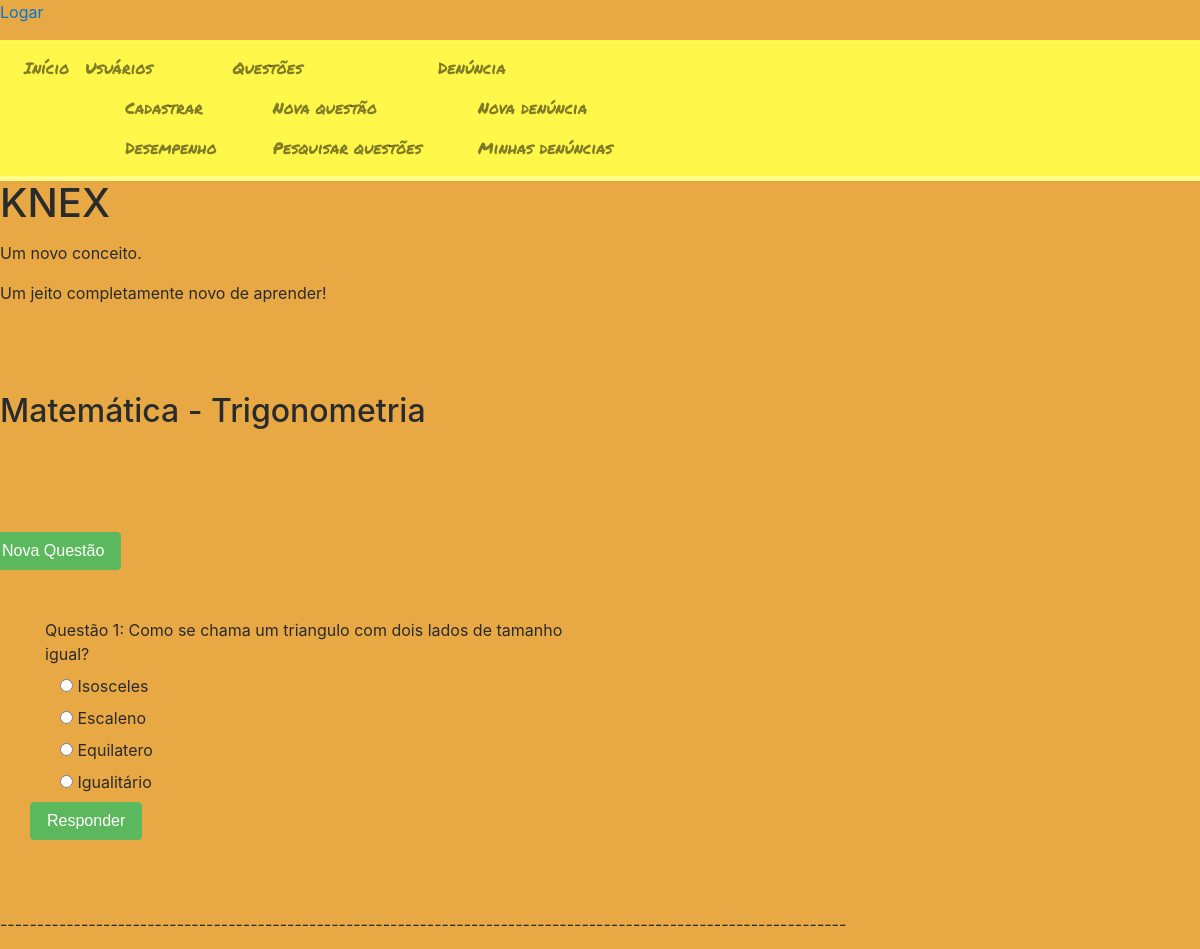
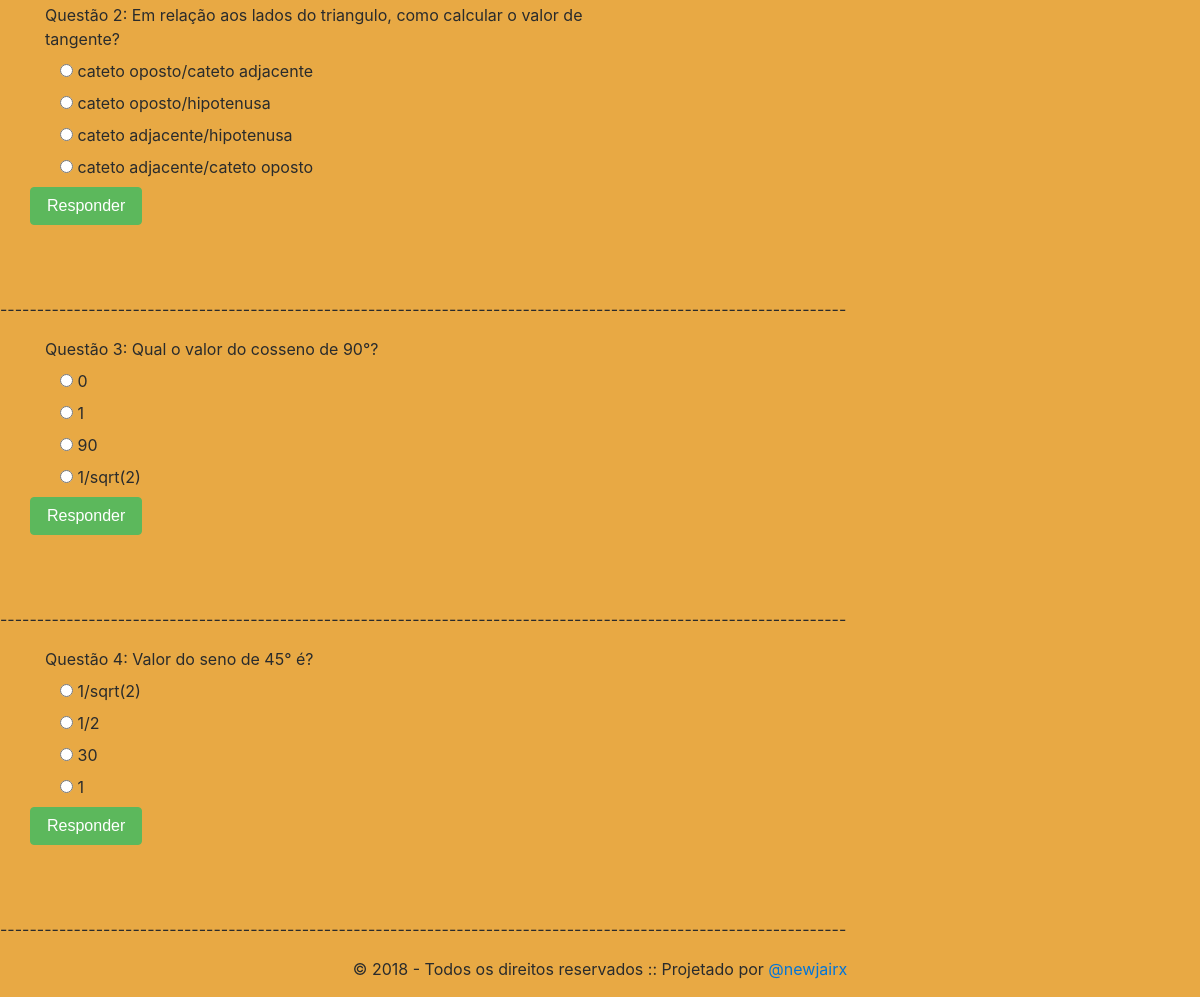
The app's page /KNEX/questoes.php?idAssunto=1&assunto=Trigonometria&area=Matemática with its own data (2 pictures, top to bottom).
### tables this page shows
CREATE TABLE QUESTAO (
ID_QUESTAO int(5) PRIMARY KEY auto_increment,
PERGUNTA varchar(400) not null,
RESPOSTA_CERTA varchar(400) not null,
RESPOSTA2 varchar(400) not null,
RESPOSTA3 varchar(400) not null,
RESPOSTA4 varchar(400) not null,
RESPOSTA5 varchar(400) not null,
ID_USUARIO int(5) not null,
ID_ASSUNTO int(5) not null,
FOREIGN KEY(ID_USUARIO) REFERENCES USUARIO (ID_USUARIO),
FOREIGN KEY(ID_ASSUNTO) REFERENCES ASSUNTO (ID_ASSUNTO)
);

### KNEX/dao/queries.php (called while the page is built, shortened)
<?php
    class Queries {
        private $conexao;
        public function Queries(){
            $host = "mysql:host=localhost;dbname=knex";
            $usuario = "jairx";
            $senha = "Copa2018";
            try {
                $conexao = new PDO($host, $usuario, $senha);
            } catch (Exception $ex) {
                echo "Erro ao estabelecer conexão: ". $ex->getMessage();
            };
            $this->conexao = $conexao;
        }
        public function selectQuestao($idAssunto){
            $string = "select * from QUESTAO where ID_ASSUNTO = ".$idAssunto." order by PERGUNTA asc;";
            $sql = $this->conexao->prepare($string);
            $sql->execute();
            return $sql;
        }
    }

### KNEX/questoes.php (the view, shortened to what this page needs)
<?php
include('header.php');
include('brand.php');
include('dao/queries.php');
?>
<?php
$idAssunto = $_GET["idAssunto"];
$assunto = $_GET["assunto"];
$area = $_GET["area"];
$query = new Queries();
$result = $query->selectQuestao($idAssunto);
?>
    <br>
    <br>
    <br>
        <h2><?= $area ?> - <?= $assunto ?></h2>
    <br>
    <br>
    <br>
    <br>
        <div class="row">
            <button type="submit" formaction="novaQuestao.php?area=<?= $area ?>&idAssunto=<?= $idAssunto ?>&assunto=<?= $assunto ?>"
                class="btn btn-success">Nova Questão</button>
        </div>
    <br>
    <br>
<?php
$contador=1;
while($questao = $result->fetch()){
        $resposta = array(1 => $questao["RESPOSTA_CERTA"], 2 => $questao["RESPOSTA2"], 3 => $questao["RESPOSTA3"],
        4 => $questao["RESPOSTA4"], 5 => $questao["RESPOSTA5"]);
    ?>
        <div class="container">
            <form action="processaQuestao.php" method="POST">
                <div class="row">
                    <div class="col-6">
                        <label for="questao">Questão <?= $contador ?>: <?= $questao["PERGUNTA"] ?></label>
                    </div>
                </div>
                <?php
                    $count = 0;
                    $numeroQuestao = array(1, 2, 3, 4, 5);
                    $questaoOrdenada = array_rand($numeroQuestao, 5);
                    while($count<=4) {
                        switch ($questaoOrdenada[$count]) {
                            case 1:
                                ?>
                                    <div class="col-8">
                                        <input type="radio" name="resposta" value="1">
                                        <label for="resposta"><?= $resposta[1] ?></label>
                                    </div>
                                <?php
                                break;
                            case 2:
                                ?>
                                    <div class="col-8">
                                        <input type="radio" name="resposta" value="0">
                                        <label for="resposta"><?= $resposta[2] ?></label>
                                    </div>
                                <?php
                                break;
                            case 3:
                                ?>
                                    <div class="col-8">
                                        <input type="radio" name="resposta" value="0">
                                        <label for="resposta"><?= $resposta[3] ?></label>
                                    </div>
                                <?php
                                break;
                            case 4:
                                ?>
                                    <div class="col-8">
                                        <input type="radio" name="resposta" value="0">
                                        <label for="resposta"><?= $resposta[4] ?></label>
                                    </div>
                                <?php
                                break;
                                ?>
                                <?php
                        }
                        $count++;
                    }
                ?>
                <div class="row">
                    <button type="submit" class="btn btn-success">Responder</button>
                </div>
            </form>
        </div>
        <br>
        <br>
        <br>
        <p>-------------------------------------------------------------------------------------------------------------------</p>
    <?php
    $contador++;
}
?>
<?php
include('footer.php');
?>

### KNEX/css/style.css (style rules this page uses)
body { background-color: #E8A944; }

### records on screen
questao: PERGUNTA "Como se chama um triangulo com dois lados de tamanho igual?", RESPOSTA_CERTA "Isosceles", RESPOSTA2 "Escaleno", RESPOSTA3 "Equilatero", RESPOSTA4 "Igualitário"
questao: PERGUNTA "Em relação aos lados do triangulo, como calcular o valor de tangente?", RESPOSTA_CERTA "cateto oposto/cateto adjacente", RESPOSTA2 "cateto oposto/hipotenusa", RESPOSTA3 "cateto adjacente/hipotenusa", RESPOSTA4 "cateto adjacente/cateto oposto"
questao: PERGUNTA "Qual o valor do cosseno de 90°?", RESPOSTA_CERTA "0", resposta "1", RESPOSTA3 "90", RESPOSTA4 "1/sqrt(2)"
questao: PERGUNTA "Valor do seno de 45° é?", RESPOSTA_CERTA "1/sqrt(2)", RESPOSTA2 "1/2", RESPOSTA3 "30", resposta "1"

### other values on screen
$area "Matemática"
$assunto "Trigonometria"
